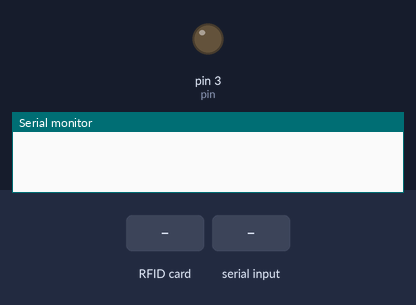
Recording of a sketch running on a simulated Arduino Uno, built with avr-gcc and run on an emulated ATmega328P. On the bench: output pins drawn as LEDs (lit = HIGH), the last lines printed to the serial monitor. Inputs (shaded band) come from the test bench. Pins used as bus, display or sensor lines are not drawn.

Above: at 1.2 s.
1.3 s: RFID card 5E 7A 19 C4 held to the reader
2.8 s: "1" received over Serial
At 4.0 s:
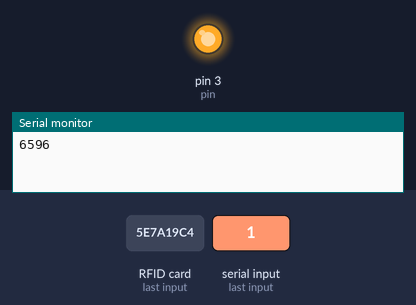
4.3 s: "0" received over Serial
At 5.2 s:
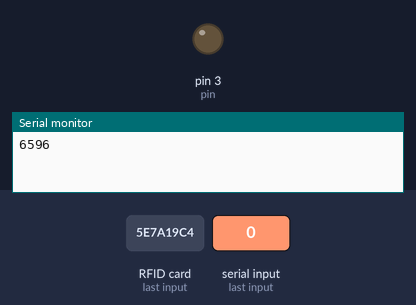
Timing chart, 0 to 7.3 s (numbered marks = the images above; inputs shaded):
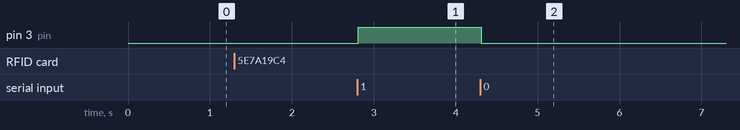

Measured:
- after the input at 2.8 s, pin 3 (pin): LOW → HIGH at once
- after the input at 4.3 s, pin 3 (pin): HIGH → LOW at once

The sketch:

security.ino
```cpp
 /*
 * Based on code Dr.Leong   ( WWW.B2CQSHOP.COM )
 * Created by Miguel Balboa (circuitito.com), Jan, 2012.
 * Rewritten by Søren Thing Andersen (access.thing.dk), fall of 2013 (Translation to English, refactored, comments, anti collision, cascade levels.)
 * Released into the public domain.
 *
 * Sample program showing how to read data from a PICC using a MFRC522 reader on the Arduino SPI interface.
 *----------------------------------------------------------------------------- empty_skull
 * Aggiunti pin per arduino Mega
 * add pin configuration for arduino mega
 * http://mac86project.altervista.org/
 ----------------------------------------------------------------------------- Nicola Coppola
 * Pin layout should be as follows:
 * Signal     Pin              Pin               Pin
 *            Arduino Uno      Arduino Mega      MFRC522 board
 * ------------------------------------------------------------
 * Reset      9                5                 RST
 * SPI SS     10               53                SDA
 * SPI MOSI   11               51                MOSI
 * SPI MISO   12               50                MISO
 * SPI SCK    13               52                SCK
 *
 * The reader can be found on eBay for around 5 dollars. Search for "mf-rc522" on ebay.com.
 */

#include <SPI.h>
#include <MFRC522.h>

#define SS_PIN 10
#define RST_PIN 9
MFRC522 mfrc522(SS_PIN, RST_PIN);
unsigned long getID();// Create MFRC522 instance.
int pin = 3;
char serialdata;
void setup() {
    Serial.begin(9600); // Initialize serial communications with the PC
    SPI.begin();            // Init SPI bus
    mfrc522.PCD_Init(); // Init MFRC522 card
    //Serial.println("Scan PICC to see UID and type...");
}

void loop() {
    // Look for new cards
    if(mfrc522.PICC_IsNewCardPresent()) {
  unsigned long uid = getID();
  if(uid != -1){
    //MSerial.print("Card detected, UID: ");
    Serial.println(uid);
    pinMode(pin, OUTPUT);
  }
}
   /*
    // Select one of the cards
    if ( ! mfrc522.PICC_ReadCardSerial()) {
        return;
    }

    // Dump debug info about the card. PICC_HaltA() is automatically called.
    mfrc522.PICC_DumpToSerial(&(mfrc522.uid));

    */
      if (Serial.available() > 0 ) {
      serialdata = Serial.read();

      if (serialdata == '1') {
        digitalWrite(pin,HIGH);
      }
      else if (serialdata == '0'){
        digitalWrite(pin, LOW);
      }
    }
    // Select one of the cards


}


unsigned long getID(){
  if ( ! mfrc522.PICC_ReadCardSerial()) { //Since a PICC placed get Serial and continue
    return -1;
  }
  unsigned long hex_num;
  hex_num =  mfrc522.uid.uidByte[0] << 24;
  hex_num += mfrc522.uid.uidByte[1] << 16;
  hex_num += mfrc522.uid.uidByte[2] <<  8;
  hex_num += mfrc522.uid.uidByte[3];
  mfrc522.PICC_HaltA(); // Stop reading
  return hex_num;
}
```
